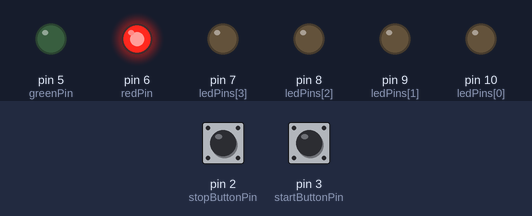
A program run on a simulated Arduino Uno, built with avr-gcc and run on an emulated ATmega328P. On the bench: output pins drawn as LEDs (lit = HIGH). The inputs (shaded band) are chosen by the test bench; at power-on: pin 3 (startButtonPin) HIGH, pin 2 (stopButtonPin) HIGH.

Above: at 1.2 s.
1.3 s: pin 3 (startButtonPin) pulled LOW for 0.15 s
At 1.7 s:
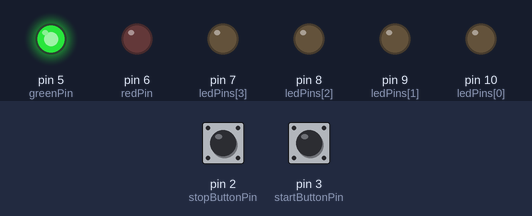
At 5.0 s:
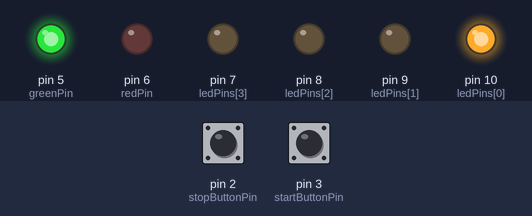
8.4 s: pin 2 (stopButtonPin) pulled LOW for 1 s
At 14.4 s:
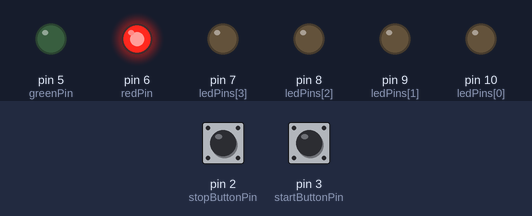
Timing chart, 0 to 15.9 s (numbered marks = the images above; inputs shaded):
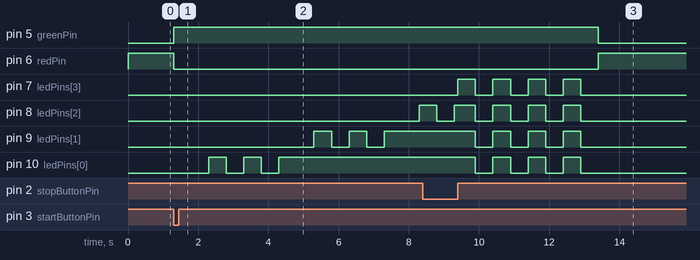

The program:

main.cpp
```cpp
#include <Arduino.h>

const int startButtonPin = 3;
const int stopButtonPin = 2;
const int redPin = 6;
const int greenPin = 5;
const int ledPins[] = {10, 9, 8, 7};

volatile unsigned long lastLedBlinkTime = 0;
volatile unsigned long lastLedTransitionTime = 0;
const long ledInterval = 3000;
const long blinkInterval = 500;
volatile unsigned long stopButtonPressStart = 0;
const long longPressDuration = 1000;

volatile unsigned long lastStartButtonPressTime = 0;
volatile unsigned long lastStopButtonPressTime = 0;
const long debounceDelay = 50;

volatile bool isCharging = false;
volatile int currentLevel = 0;
volatile bool ledOn = false;

void blinkLed(int pin) {
  if ((millis() - lastLedBlinkTime) >= blinkInterval) {
    ledOn = !ledOn;
    digitalWrite(pin, ledOn ? LOW : HIGH);
    lastLedBlinkTime = millis();
  }
}

void resetStation() {
  for (int i = 0; i < 4; i++) {
    digitalWrite(ledPins[i], LOW);
  }
  digitalWrite(redPin, HIGH);
  digitalWrite(greenPin, LOW);
  currentLevel = 0;
  isCharging = false;
}

void startCharging() {
  digitalWrite(greenPin, HIGH);
  digitalWrite(redPin, LOW);
  isCharging = true;
  currentLevel = 0;
  lastLedTransitionTime = millis();
  lastLedBlinkTime = millis();
}

void stopCharging() {
  for (int i = 0; i <= 3; i++) {
    for (int j = 0; j < 4; j++) {
      digitalWrite(ledPins[j], HIGH);
    }
    delay(500);
    for (int j = 0; j < 4; j++) {
      digitalWrite(ledPins[j], LOW);
    }
    delay(500);
  }
  resetStation();
}

void handleStopButton(unsigned long currentTime) {
  if (digitalRead(stopButtonPin) == LOW && (currentTime - lastStopButtonPressTime) > debounceDelay && isCharging) {
    if (stopButtonPressStart == 0) {
      stopButtonPressStart = currentTime;
    }
    lastStopButtonPressTime = currentTime;
  }

  if (digitalRead(stopButtonPin) == HIGH && stopButtonPressStart != 0) {
    stopButtonPressStart = 0;
  }

  if (stopButtonPressStart != 0 && (currentTime - stopButtonPressStart) >= longPressDuration && isCharging) {
    stopCharging();
    stopButtonPressStart = 0;
  }
}

void setup() {
  pinMode(startButtonPin, INPUT);
  pinMode(stopButtonPin, INPUT);
  pinMode(redPin, OUTPUT);
  pinMode(greenPin, OUTPUT);
  for (int i = 0; i < 4; i++) {
    pinMode(ledPins[i], OUTPUT);
  }

  resetStation();
}

void loop() {
  int startButtonState = digitalRead(startButtonPin);
  unsigned long currentTime = millis();

  if (startButtonState == LOW && !isCharging && (currentTime - lastStartButtonPressTime) > debounceDelay) {
    startCharging();
    lastStartButtonPressTime = currentTime;
  }

  handleStopButton(currentTime);

  if (isCharging) {
    blinkLed(ledPins[currentLevel]);

    if ((millis() - lastLedTransitionTime) >= ledInterval) {
      digitalWrite(ledPins[currentLevel], HIGH);

      currentLevel++;

      if (currentLevel >= 4) {
        stopCharging();
      } else {
        lastLedTransitionTime = millis();
      }
    }
  }
}
```

Measured:
- after the input at 1.3 s, pin 5 (greenPin): LOW → HIGH at once; pin 6 (redPin): HIGH → LOW at once
- after the input at 8.4 s, pin 5 (greenPin): HIGH → LOW after 5.0 s instead of 8.9 s; pin 6 (redPin): LOW → HIGH after 5.0 s instead of 8.9 s
- by itself, pin 7 (ledPins[3]): alternates HIGH for 0.50 s and LOW for 0.50 s, 8 changes in all, then stays LOW
